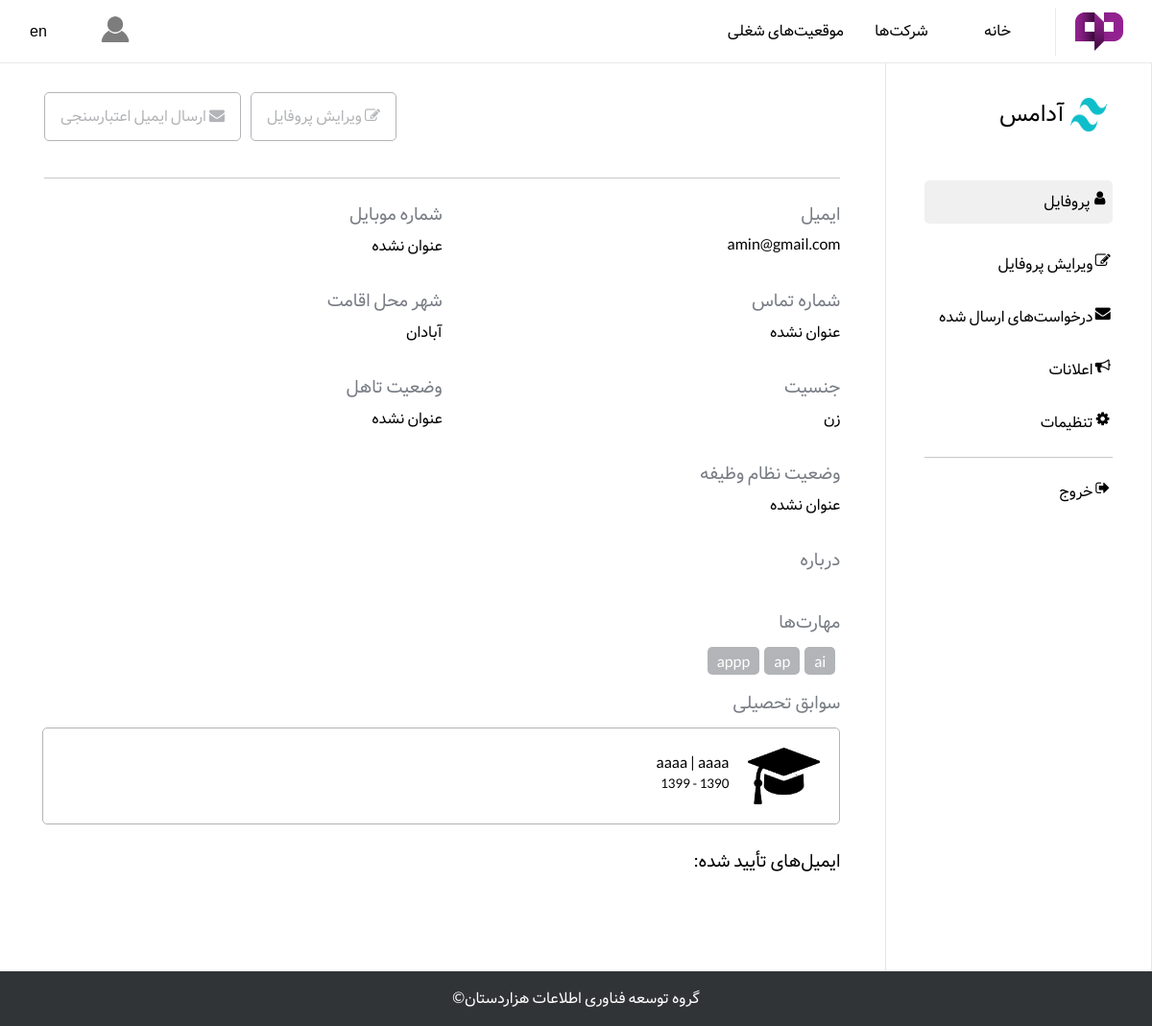
Page /profile/ (signed in) on the committed database.
### jobs/models.py (models this page shows, shortened)
class UserProfile(models.Model):
    class MilitaryServiceStatus(models.TextChoices):
        CONSCRIPT = 'CO', _('Conscript')
        EDUCATIONAL_EXEMPTION = 'EE', _('Educational Exemption')
        EXEMPT = 'E', _('Exempt')
        DISCHARGE = 'D', _('Discharge')
    class Gender(models.TextChoices):
        MALE = 'M', _('Male')
        FEMALE = 'F', _('Female')
        OTHERS = 'O', _('Other')
    class MaritalStatus(models.TextChoices):
        SINGLE = 'S', _('Single')
        MARRIED = 'M', _('Married')
    user = models.OneToOneField(CustomUser, on_delete=models.CASCADE, related_name="profile")
    mobile_number = models.CharField(max_length=11, blank=True, null=True, verbose_name=_('Mobile number'))
    phone_number = models.CharField(max_length=11, blank=True, null=True, verbose_name=_('Phone number'))
    address = models.CharField(max_length=280, blank=True, null=True, verbose_name=_('Address'))
    military_service_status = models.CharField(max_length=2,
                                               choices=MilitaryServiceStatus.choices,
                                               blank=True, null=True,
                                               verbose_name=_('Military service status')
                                               )
    gender = models.CharField(max_length=1,
                              choices=Gender.choices,
                              blank=True, null=True,
                              verbose_name=_('Gender')
                              )
    marital_status = models.CharField(max_length=1,
                                      choices=MaritalStatus.choices,
                                      blank=True, null=True,
                                      verbose_name=_('Marital status')
                                      )
    city_of_residence = models.CharField(max_length=80, null=True, blank=True, verbose_name=_('City of residence'))
    bio = models.TextField(null=True, blank=True, verbose_name=_('Bio'))
    skills = models.ManyToManyField(Skill)

class Skill(models.Model):
    title = models.CharField(max_length=80, primary_key=True)
    def __str__(self):
        return self.title

class EducationalBackground(models.Model):
    MIN_YEAR = 1300
    MAX_YEAR = 1450
    field = models.CharField(max_length=80, verbose_name=_('Field'))
    institute = models.CharField(max_length=80, verbose_name=_('Institue'))
    level = models.CharField(max_length=2,
                             choices=EducationalLevel.choices,
                             verbose_name=_('Level'))
    start_year = models.IntegerField(validators=[MinValueValidator(MIN_YEAR),
                                                 MaxValueValidator(MAX_YEAR)],
                                     verbose_name=_('Start year'))
    finish_year = models.IntegerField(validators=[MinValueValidator(MIN_YEAR),
                                                  MaxValueValidator(MAX_YEAR)],
                                      verbose_name=_('Finish year'))
    is_currently_studying = models.BooleanField(verbose_name=_('Is currently studying'))
    user_profile = models.ForeignKey(UserProfile, on_delete=models.CASCADE)

### authentication/models.py (models this page shows, shortened)
class CustomUser(AbstractUser):
    username = None
    email = models.EmailField(verbose_name=_('email address'),
                              unique=True,
                              error_messages={
                                  'unique': "A user with that email already exists.",
                              },
                              )
    verification_token = models.CharField(max_length=50, null=True, unique=True, db_index=True)
    is_email_verified = models.BooleanField(default=False)
    USERNAME_FIELD = 'email'
    REQUIRED_FIELDS = []
    objects = CustomUserManager()

### jobs/views.py (the view)
# urls.py: path('profile/', views.UserProfileView.as_view(), name='user_profile'),
class UserProfileView(generic.DetailView):
    def get_object(self, queryset=None):
        try:
            return self.request.user.profile
        except UserProfile.DoesNotExist:
            raise Http404()
    model = UserProfile
    template_name = 'user_profile.html'

### jobs/templates/user_profile.html (shortened to what this page needs)
{% extends 'dashboard/base_dashboard.html' %}
{% load static %}
{% block extra_css %}
    {{ block.super }}
    <link rel="stylesheet" type="text/css" href="{% static 'jobs/dashboard_profile.css' %}">
{% endblock %}
{% block main %}
    {% load i18n %}
    {% load convert_numbers %}
    <div class='profile'>
        <div class='profile__container'>
            <div class='profile-photo-wrapper'>
                <span class="upper-buttons-wrapper">
                    <a href="{% url 'jobs:edit_profile' %}">
                        <button class="grey-transparent-button profile-button">
                            <i class="fa fa-edit"></i>
                            {% translate 'Edit Profile' %}
                        </button>
                    </a>
                    {% if not request.user.is_email_verified %}
                        <form action="{% url 'auth:send-email-verification' %}"
                              method="post">
                            <button class="grey-transparent-button">
                                <i class="fa fa-envelope"></i>
                                {% translate 'Send Email Verification' %}
                            </button>
                        </form>
                    {% else %}
                        <button class="grey-transparent-button">
                            <i class="fa fa-check"></i>Email Verified
                        </button>
                    {% endif %}
                </span>
            </div>
            <hr class='divider'/>
            <div class="labeled-info">
                <h3>{% translate "Email" %}</h3>
                <h4> {{ userprofile.user.email }} </h4>
            </div>
            <div class="labeled-info">
                <h3>{% translate "Mobile Number" %}</h3>
                {% if userprofile.mobile_number is not None %}
                    <h4> {{ userprofile.mobile_number }} </h4>
                {% else %}
                    {% translate "Not set" %}
                {% endif %}
            </div>
            <div class="labeled-info">
                <h3>{% translate "Telephone Number" %}</h3>
                {% if userprofile.phone_number %}
                    <h4> {{ userprofile.phone_number }} </h4>
                {% else %}
                    {% translate "Not set" %}
                {% endif %}
            </div>
            <div class="labeled-info">
                <h3>{% translate "City of Residence" %}</h3>
                {% if userprofile.city_of_residence is not None %}
                    <h4> {{ userprofile.city_of_residence }} </h4>
                {% else %}
                    {% translate "Not set" %}
                {% endif %}
            </div>
            <div class="labeled-info">
                <h3>{% translate "Gender" %}</h3>
                {% if userprofile.gender is not None %}
                    <h4> {{ userprofile.get_gender_display }} </h4>
                {% else %}
                    {% translate "Not set" %}
                {% endif %}
            </div>
            <div class="labeled-info">
                <h3>{% translate "Marital Status" %}</h3>
                {% if userprofile.marital_status is not None %}
                    <h4> {{ userprofile.get_marital_status_display }} </h4>
                {% else %}
                    {% translate "Not set" %}
                {% endif %}
            </div>
            <div class="labeled-info">
                <h3>{% translate "Military Service Status" %}</h3>
                {% if userprofile.military_service_status is not None %}
                    <h4> {{ userprofile.get_military_service_status_display }} </h4>
                {% else %}
                    {% translate "Not set" %}
                {% endif %}
            </div>
            <div class="labeled-info info-item--wide">
                <h3>{% translate "About" %}</h3>
            </div>
            <div class="labeled-info info-item--wide">
                <h3>{% translate "Skills" %}</h3>
                <div class='skills__container'>
                    {% for skill in userprofile.skills.all %}
                        <h4 class='info-item__value info-item__value--tag'> {{ skill }} </h4>
                    {% endfor %}
                </div>
            </div>
            <div class="info-item info-item--wide">
                <h3 class='info-item__title'>{% translate "Educational Background" %}</h3>
                {% for educational_background in userprofile.educationalbackground_set.all %}
                    <div class='educational-background'>
                        <img class="educational-background__institute-logo" src={% static 'images/education.png' %}/>
                        <div class="educational-background__details">
                            <h4 class='info-item__value'>
                                {{ educational_background.field }} | {{ educational_background.institute }}
                            </h4>
                            <h5 class="info-item__value">
                                {{ educational_background.start_year }} - {{ educational_background.finish_year }}
                            </h5>
                        </div>
                    </div>
                {% endfor %}
            </div>
            <h3> {% translate "Verified Emails" %}: </h3>
            <ul>
            </ul>
        </div>
    </div>
{% endblock %}

### static/css/base.css (style rules this page uses)
body { margin: 0; font-family: "lato", "vazir"; background-color: rgb(235, 235, 235); background-color: white; display: flex; flex-direction: column; height: 100vh; width: 100%; }
h1, h2, h3, h4, h5, h6 { font-weight: normal; }
button { font-size: 16px; font-family: "lato", "vazir"; }
a, a:visited, a:hover, a:focus, a:active { text-decoration: none; color: black; }
.divider { grid-column: 1 / 3; width: 100%; border: none; background-color: rgb(200, 200, 200); color: rgb(200, 200, 200); height: 1px; }
.grey-transparent-button { background-color: transparent; border: 1px solid rgb(178, 180, 183); border-radius: 5px; color: rgb(178, 180, 183); padding: 12px 16px; font-size: 16px; cursor: pointer; }
.labeled-info { margin: 15px 0; }
.labeled-info > h3:first-child { margin: 0 0 5px 0; font-weight: normal; color: rgb(120, 124, 132); }
.labeled-info > h4:last-child { margin: 5px 0 0 0; font-weight: normal; text-align: justify; text-justify: inter-word; }

### jobs/static/jobs/dashboard_profile.css (style rules this page uses)
.profile { align-self: center; width: 100%; display: flex; flex-direction: column; align-items: center; background-color: white; }
.profile__container { width: 90%; margin: auto 40px 80px; display: grid; grid-template-columns: 1fr 1fr; }
.profile-photo-wrapper { margin-top: 30px; margin-bottom: 30px; display: flex; align-items: center; justify-content: space-between; grid-column: 1 / 3; width: 100%; }
.profile-button { margin: auto 10px; }
.upper-buttons-wrapper { display: flex; flex-direction: row; }
.info-item { width: 100%; display: flex; flex-direction: column; align-items: flex-start; }
.info-item__title { margin: 0 0 5px 0; font-weight: normal; color: rgb(120, 124, 132); }
.info-item__value { margin: 5px 0 0 0; font-weight: normal; text-align: justify; text-justify: inter-word; }
.info-item--wide { grid-column: 1 / 3; }
.skills__container { width: 100%; display: flex; flex-direction: row; justify-content: flex-start; }
.info-item__value--tag { padding: 5px 10px; border-radius: 5px; background-color: rgb(178, 180, 183); color: white; margin-right: 5px; }
.educational-background { display: flex; align-items: flex-start; width: calc((100%) - (40px)); padding: 20px; margin: 5px 0px; border: 1px rgb(178, 180, 183) solid; border-radius: 5px; }
.educational-background__institute-logo { width: 75px; height: auto; align-self: center; }
.educational-background__details { margin-left: 20px; margin-right: 20px; }

### rows in the picture
UserProfile: user.email "amin@gmail.com", city_of_residence "آبادان", gender "زن"
Skill: title "ai"
Skill: title "ap"
Skill: title "appp"
EducationalBackground: field "aaaa", institute "aaaa", finish_year "1399"
